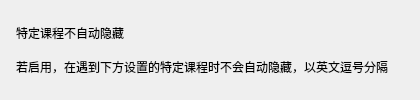
          <widget class="CardWidget" name="CardWidget_14">
           <property name="minimumSize">
            <size>
             <width>0</width>
             <height>70</height>
            </size>
           </property>
           <layout class="QHBoxLayout" name="horizontalLayout_15">
            <property name="spacing">
             <number>16</number>
            </property>
            <property name="leftMargin">
             <number>16</number>
            </property>
            <property name="topMargin">
             <number>16</number>
            </property>
            <property name="rightMargin">
             <number>16</number>
            </property>
            <property name="bottomMargin">
             <number>16</number>
            </property>
            <item>
             <layout class="QVBoxLayout" name="verticalLayout_24">
              <property name="spacing">
               <number>0</number>
              </property>
              <item>
               <widget class="StrongBodyLabel" name="StrongBodyLabel_16">
                <property name="sizePolicy">
                 <sizepolicy hsizetype="Expanding" vsizetype="Preferred">
                  <horstretch>0</horstretch>
                  <verstretch>0</verstretch>
                 </sizepolicy>
                </property>
                <property name="text">
                 <string>特定课程不自动隐藏</string>
                </property>
               </widget>
              </item>
              <item>
               <widget class="CaptionLabel" name="CaptionLabel_14">
                <property name="text">
                 <string>若启用，在遇到下方设置的特定课程时不会自动隐藏，以英文逗号分隔</string>
                </property>
                <property name="wordWrap">
                 <bool>false</bool>
                </property>
                <property name="lightColor" stdset="0">
                 <color alpha="150">
                  <red>0</red>
                  <green>0</green>
                  <blue>0</blue>
                 </color>
                </property>
                <property name="darkColor" stdset="0">
                 <color alpha="200">
                  <red>255</red>
                  <green>255</green>
                  <blue>255</blue>
                 </color>
                </property>
               </widget>
              </item>
             </layout>
            </item>
            <item>
             <widget class="SwitchButton" name="switch_exclude_startup" native="true">
              <property name="onText" stdset="0">
               <string>启用</string>
              </property>
              <property name="offText" stdset="0">
               <string>禁用</string>
              </property>
             </widget>
            </item>
           </layout>
          </widget>
